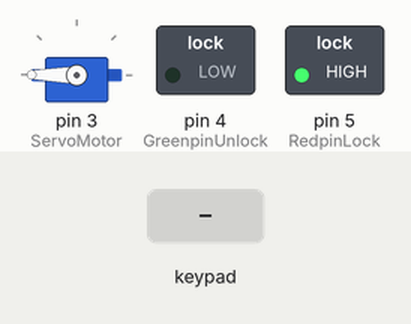
Recording of a sketch running on a simulated Arduino Uno, built with avr-gcc and run on an emulated ATmega328P. Shown: servo, switched loads named in the sketch (green lamp = pin HIGH). Inputs (shaded band) come from the test bench.

Above: at 1.2 s.
1.3 s: keypad keys 4 2 7 pressed 0.4 s apart
At 3.0 s:
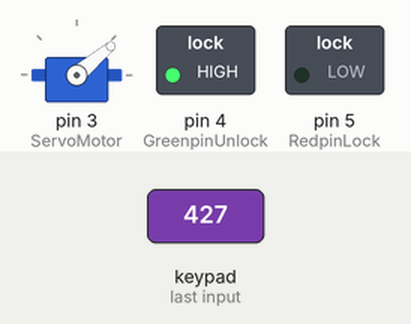
4.0 s: key '*' pressed
At 4.7 s:
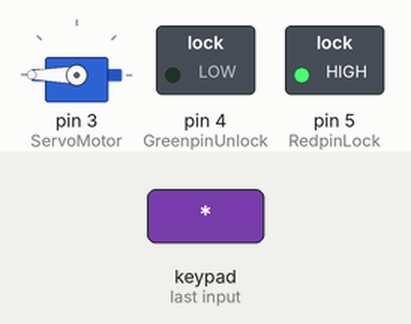
Timing chart, 0 to 7.0 s (numbered marks = the images above; inputs shaded):
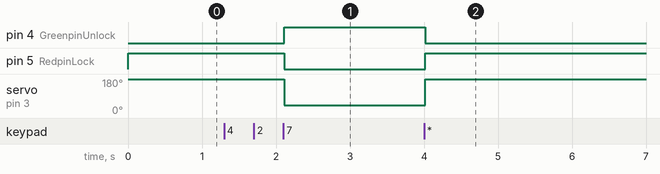

Measured:
- after the input at 1.3 s, pin 4 (GreenpinUnlock): LOW → HIGH after 0.81 s; pin 5 (RedpinLock): HIGH → LOW after 0.81 s; servo on pin 3 (ServoMotor): 180° → 40° after 0.81 s
- after the input at 4.0 s, pin 4 (GreenpinUnlock): HIGH → LOW at once; pin 5 (RedpinLock): LOW → HIGH at once; servo on pin 3 (ServoMotor): 40° → 180° at once

The sketch:

sketch_nov23a.ino
```cpp
#include <Servo.h>
#include <Keypad.h>

Servo ServoMotor;
char* password = "427";  // change the password here, just pick any 3 numbers
int position = 0;
const byte ROWS = 4;
const byte COLS = 4;
char keys[ROWS][COLS] = {
{'1','2','3','A'},
{'4','5','6','B'},
{'7','8','9','C'},
{'*','0','#','D'}
};

byte rowPins[ROWS] = { 13 ,12,11,10 };
byte colPins[COLS] = { 9 ,8 ,7 ,6};
Keypad keypad = Keypad( makeKeymap(keys), rowPins, colPins, ROWS, COLS );
int RedpinLock = 5;
int GreenpinUnlock = 4;

void setup()
{
pinMode(RedpinLock, OUTPUT);
pinMode(GreenpinUnlock, OUTPUT);
ServoMotor.attach(3);
LockedPosition(true);
}

void loop()
{
char key = keypad.getKey();
if (key == '*' || key == '#')
{
position = 0;
LockedPosition(true);
}
if (key == password[position])
{
position ++;
}
if (position == 3)
{
LockedPosition(false);
}
delay(100);
}
void LockedPosition(int locked)
{
if (locked)
{
digitalWrite(RedpinLock, HIGH);
digitalWrite(GreenpinUnlock, LOW);
ServoMotor.write(180);
}
else
{
digitalWrite(RedpinLock, LOW);
digitalWrite(GreenpinUnlock, HIGH);
ServoMotor.write(40);
}
}
```
